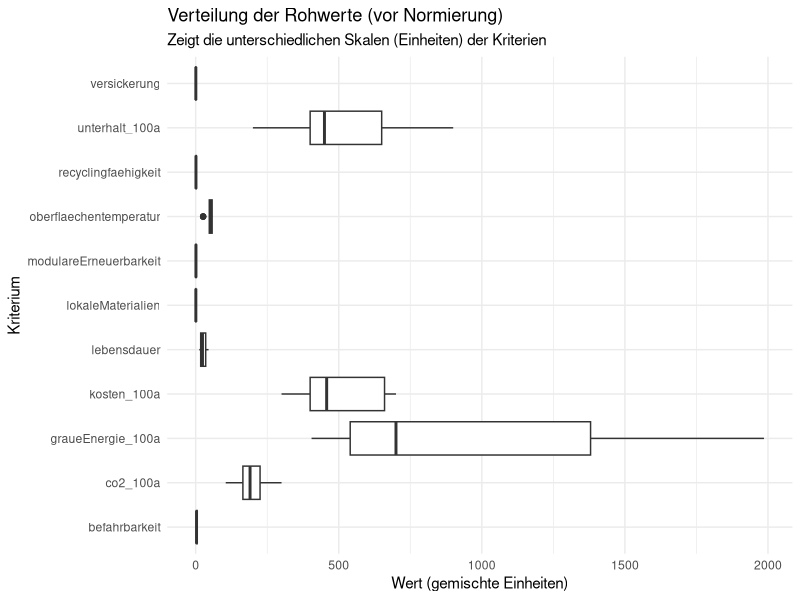
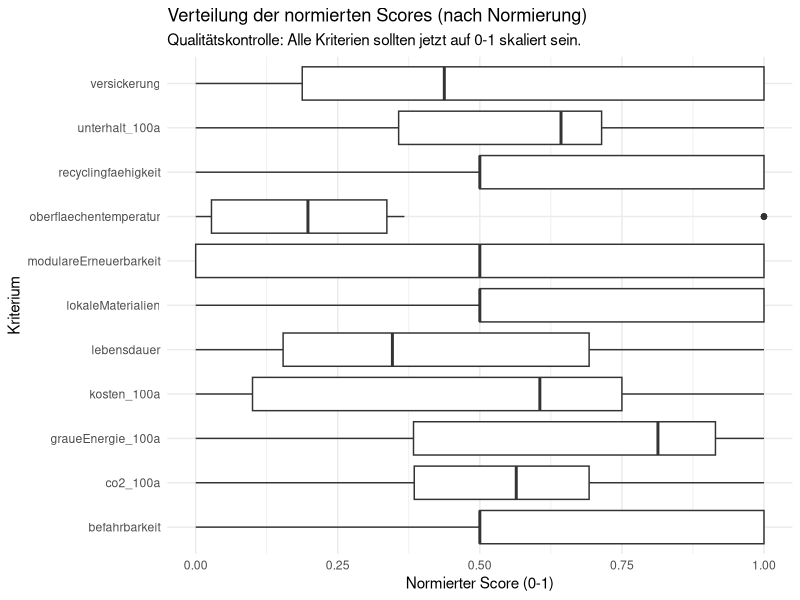
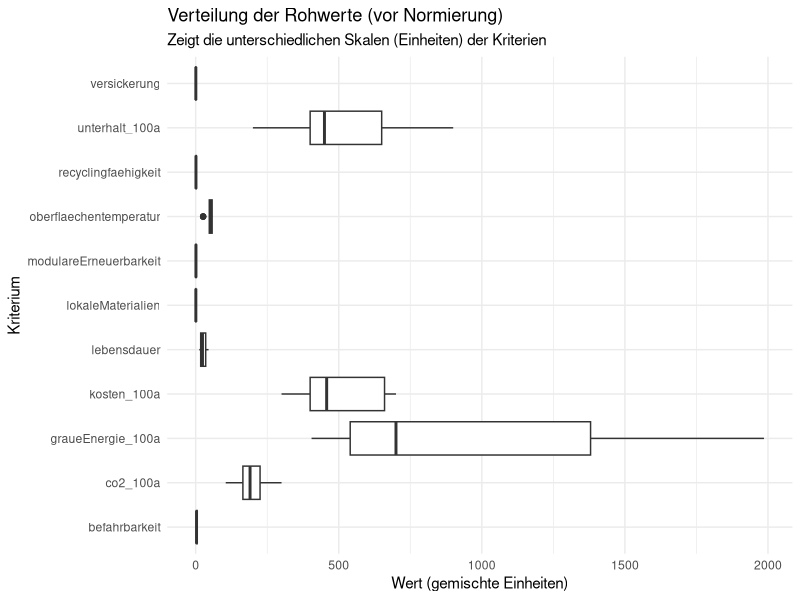
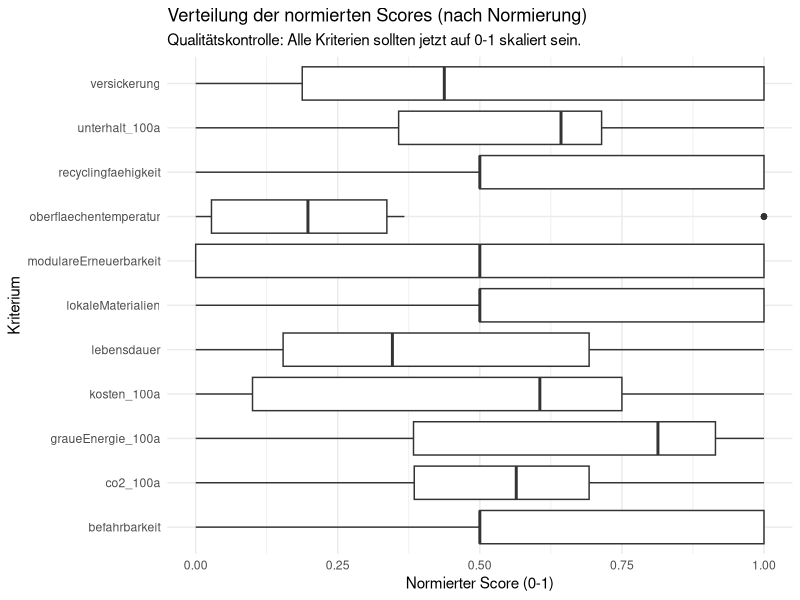

The R source for these figures, in order: (Note: this script raises an error after producing the figures.)
## ---- chunk 1

library(tidyverse)
library(readr)
library(ggplot2)
library(forcats)
library(tidytext)

## ---- chunk 2

## 1. Daten Importieren

# Liest die Rohdaten für die Beläge ein
df_belaege_raw <- read_delim(
  "01_data_input/Belaege_tidy.csv",
  delim = ";"
)

# Liest die Gewichtungen für alle vier Szenarien ein
weights_s0_raw <- read_delim(
  "01_data_input/Belaege_Gewichtung_Szenario0.csv",
  delim = ";"
)
weights_s1_raw <- read_delim(
  "01_data_input/Belaege_Gewichtung_Szenario1.csv",
  delim = ";"
)
weights_s2_raw <- read_delim(
  "01_data_input/Belaege_Gewichtung_Szenario2.csv",
  delim = ";"
)
weights_s3_raw <- read_delim(
  "01_data_input/Belaege_Gewichtung_Szenario3.csv",
  delim = ";"
)
## ---- chunk 3

# A. Bereinigung der Rohdaten (Belaege_normiert.csv)
df_belaege <- df_belaege_raw %>%
  select(belagskategorie, option, everything()) 

# B. Bereinigung der Gewichtungen (ALLE SZENARIEN)
# Wir fügen den Roh-Dateien die Szenario-Namen hinzu
df_weights_s0 <- weights_s0_raw %>%
  mutate(szenario = "Szenario 0: Baseline (IST)")
df_weights_s1 <- weights_s1_raw %>%
  mutate(szenario = "Szenario 1: Forschungsfokus")
df_weights_s2 <- weights_s2_raw %>%
  mutate(szenario = "Szenario 2: Radikale Vermeidung")
df_weights_s3 <- weights_s3_raw %>%
  mutate(szenario = "Szenario 3: Radikaler Lebenszyklus")

# Jetzt binden wir sie zu einer finalen Gewichtungs-Tabelle zusammen
df_weights <- bind_rows(df_weights_s0, df_weights_s1, df_weights_s2, df_weights_s3) %>%

# Berechne das Gesamtgewicht (gewicht) aus den Rohspalten,
mutate(
  gewicht = group_weight * within_group_weight
) %>%
 
# umbenennen für den Join
rename(
  bewertungskategorie = criterion_id
) %>%
  
# Auswählen der Spalten, die der Rest des Skripts braucht
select(szenario, bewertungskategorie, gewicht, group_id)

print(df_weights, n = 48)

## ---- chunk 4
# 3.1 Wide-to-Long: Transformation der Rohdaten
# Ziel: Die Kriterien-Spalten (z.B. lebensdauer, kosten) in Zeilen umwandeln,
# damit sie mit der Gewichtungstabelle verknüpft werden kann.

df_belaege_long <- df_belaege %>%
  pivot_longer(
    # Nimm alle Spalten von 'lebensdauer' bis 'modulareErneuerbarkeit'
    # und die vier '_100a'-Spalten.
    cols = c(lebensdauer:modulareErneuerbarkeit, 
             kosten_100a, unterhalt_100a, co2_100a, graueEnergie_100a), 
    # ---------------------------
    names_to = "bewertungskategorie", 
    values_to = "wert"
  )

# 3.2 JOIN: Verknüpfung der Long-Tabelle mit der Gewichtungstabelle
# Ziel: Jede Kriteriums-Zeile (z.B. "lebensdauer") mit ihrem 
# entsprechenden Gewicht (z.B. 0.1) anreichern.

df_belaege_joined <- df_belaege_long %>%
  # Verknüpft die 'df_belaege_long' (linke Tabelle) mit 'df_weights' (rechte Tabelle).
  # Die Verknüpfung ("der Schlüssel") ist die Spalte "bewertungskategorie",
  # die jetzt in beiden Tabellen identisch heisst.
  left_join(df_weights, by = "bewertungskategorie",# Diese Zeile sagt R, dass wir den Many-to-Many-Join erwarten
            relationship = "many-to-many" 
  )


## ---- chunk 5

# Boxplot der Rohwerte
plot_rohwerte <- ggplot(df_belaege_joined, aes(x = bewertungskategorie, y = wert)) +
  geom_boxplot() +
  # coord_flip() dreht die Achsen, damit die Namen lesbar sind
  coord_flip() +
  labs(
    title = "Verteilung der Rohwerte (vor Normierung)",
    subtitle = "Zeigt die unterschiedlichen Skalen (Einheiten) der Kriterien",
    x = "Kriterium",
    y = "Wert (gemischte Einheiten)"
  ) +
  theme_minimal()

print(plot_rohwerte)
ggsave("02_export/plots/check_01_rohwerte_verteilung.png", plot = plot_rohwerte, width = 10, height = 7)

## ---- chunk 6

# 5.1 Definieren, welche Kriterien 'schlechter' sind, wenn sie 'höher' sind

kriterien_lower_is_better <- c(
  "kosten_100a", 
  "unterhalt_100a", 
  "co2_100a", 
  "graueEnergie_100a",
  "oberflaechentemperatur" 
)

# 5.2 Min-Max-Skalierung (Normierung)
# Aufgeteilt in zwei Schritte für die Überprüfung

# Schritt 5.2a: Min/Max-Werte berechnen und in einer Zwischentabelle speichern
df_belaege_with_minmax <- df_belaege_joined %>%
  filter(!is.na(wert)) %>% # NAs im Wert ignorieren
  filter(!is.na(gewicht)) %>% # NAs im Gewicht ignorieren (wichtig!)
  group_by(bewertungskategorie) %>%
  # 1. Min und Max für jedes Kriterium finden
  mutate(
    min_wert = min(wert, na.rm = TRUE),
    max_wert = max(wert, na.rm = TRUE)
  ) %>%
  ungroup()

# Überprüfung der Min/Max-Werte: Erstellt eine kleine, saubere Tabelle, die nur die Min/Max-Werte zeigt
df_min_max_summary <- df_belaege_with_minmax %>%
  select(bewertungskategorie, min_wert, max_wert) %>%
  distinct() # Zeigt jede Kategorie nur einmal an

print("--- Min/Max-Werte pro Kriterium (für Normierung) ---")
print(df_min_max_summary)
# --------------------------------------------------------


# Schritt 5.2b: Skalierung auf 0-1 berechnen
# Wir nehmen die Tabelle aus 5.2a und rechnen weiter
df_belaege_normalized <- df_belaege_with_minmax %>%
  # 2. Skalieren auf 0-1
  mutate(
    # Sonderfall: Wenn Min und Max gleich sind (nur ein Wert), setze Score auf 1
    score_normiert = case_when(
      (max_wert - min_wert) == 0 ~ 1,
      
      # Normale Skalierung (higher is better), ! bedeutet NICHT in kriterien_lower_is_better Liste enthalten
      !(bewertungskategorie %in% kriterien_lower_is_better) ~ (wert - min_wert) / (max_wert - min_wert),
      
      # Invertierte Skalierung (lower is better)
      bewertungskategorie %in% kriterien_lower_is_better ~ 1 - ((wert - min_wert) / (max_wert - min_wert))
    )
  )

## ---- chunk 7
# Boxplot der normierten Scores
plot_normiert <- ggplot(df_belaege_normalized, aes(x = bewertungskategorie, y = score_normiert)) +
  geom_boxplot() +
  coord_flip() +
  # Setzt die Y-Achse fix auf 0 bis 1
  scale_y_continuous(limits = c(0, 1)) +
  labs(
    title = "Verteilung der normierten Scores (nach Normierung)",
    subtitle = "Qualitätskontrolle: Alle Kriterien sollten jetzt auf 0-1 skaliert sein.",
    x = "Kriterium",
    y = "Normierter Score (0-1)"
  ) +
  theme_minimal()

print(plot_normiert)
ggsave("02_export/plots/check_02_normierte_scores.png", plot = plot_normiert, width = 10, height = 7)
## ---- chunk 8

# 7.1 Berechnung des gewichteten Scores
# (Keine Änderung hier, 'gewicht' ist jetzt pro Szenario unterschiedlich)
df_mca_calculated <- df_belaege_normalized %>%
  mutate(
    MCA_score_kriterium = score_normiert * gewicht
  )

# 7.2 Aggregation 
# Wir gruppieren jetzt AUCH nach 'szenario'
df_mca_total <- df_mca_calculated %>%
  group_by(szenario, belagskategorie, option) %>% # <-- 'szenario' hinzugefügt
  summarise(
    MCA_gesamtscore = sum(MCA_score_kriterium, na.rm = TRUE)
  ) %>%
  ungroup() %>%
  # Wir sortieren erst nach Szenario, dann nach Score
  arrange(szenario, desc(MCA_gesamtscore)) 

# Anzeigen der Ergebnisse (jetzt 40 Zeilen, 10 pro Szenario)
print("--- MCA Gesamtergebnis (sortiert) ---")
print(df_mca_total, n = 40) # n=40, um alle Ergebnisse zu sehen

# 7.3 - Auswahl der "Top 3 Sieger"
# Ziel: Für jedes der 4 Szenarien die Top 3 Beläge aus dem
# Gesamtranking auswählen (unabhängig von der Kategorie).

N_BELAEGE_AUSWAEHLEN <- 3

df_sieger_belaege <- df_mca_total %>%
  group_by(szenario) %>%
  # Wählt die N besten Beläge innerhalb jedes Szenarios aus
  slice_max(MCA_gesamtscore, n = N_BELAEGE_AUSWAEHLEN) %>%
  ungroup() %>%
  # Ordnen für bessere Lesbarkeit
  arrange(szenario, desc(MCA_gesamtscore))

# Anzeigen der 12 Sieger-Optionen (4 Szenarien * 3 Beläge)
print(paste("--- Top", N_BELAEGE_AUSWAEHLEN, "Beläge pro Szenario (für Zeitstrahl-Analyse) ---"))
print(df_sieger_belaege, n = 12)

# Diese Auswahl auch exportieren
write_csv2(
  df_sieger_belaege,
  file = "02_export/tables/mca_top3_belaege_pro_szenario.csv"
)

## ---- chunk 9
#| label: fig-mca-plots-belaege-s0
#| fig.width: 13 # Breite wie bei Bäumen
#| fig.height: 8  # Höhe angepasst (weniger Optionen als Bäume)
#| out.width: "95%"
#| dpi: 300

# --- Datenaufbereitung für Stacked Plot (einmalig) ---
df_mca_groups_belaege_plot <- df_mca_calculated %>%
  # Ggf. hier auf Kleinbuchstaben umbenennen, falls nötig (siehe Block 7)
  # rename(belagskategorie = Belagskategorie, option = Option) %>%
  group_by(szenario, belagskategorie, option, group_id) %>%
  summarise(gruppen_score = sum(MCA_score_kriterium, na.rm = TRUE), .groups = 'drop') %>%
  left_join(df_mca_total, by = c("szenario", "belagskategorie", "option"))
# ----------------------------------------------------

# --- Plot 1: Ranking ---
data_s0 <- df_mca_total %>% filter(szenario == "Szenario 0: Baseline (IST)")

plot_s0_rank <- ggplot(data_s0,
       aes(x = MCA_gesamtscore,
           y = fct_reorder(option, MCA_gesamtscore), # lc
           fill = belagskategorie)) + # lc
  geom_col() +
  labs(
    title = "MCA Ergebnis Beläge: Szenario 0 - Baseline (IST)",
    subtitle = "Ranking (Höher = Besser)",
    x = "MCA Gesamtscore", y = "Belagsoption", fill = "Belagskategorie" # lc
  ) +
  theme_minimal() +
  theme(legend.position = "top", axis.text.y = element_text(size = 8)) # Etwas grösser als bei Bäumen?

print(plot_s0_rank)
ggsave("02_export/plots/mca_gesamtergebnis_s0_belaege.png",
       plot = plot_s0_rank, width = 13, height = 8, units = "in", dpi = 300)

# --- Plot 2: Stacked Detail ---
data_s0_groups <- df_mca_groups_belaege_plot %>% filter(szenario == "Szenario 0: Baseline (IST)")

plot_s0_stack <- ggplot(data_s0_groups,
       aes(x = gruppen_score,
           y = fct_reorder(option, MCA_gesamtscore), # lc
           fill = group_id)) +
  geom_col(position = "stack") +
  labs(
    title = "MCA Detail Beläge: Szenario 0 - Baseline (IST)",
    subtitle = "Zusammensetzung des Scores",
    x = "MCA Score (Anteil)", y = "Belagsoption", fill = "Kriteriengruppe" # lc
  ) +
  theme_minimal() +
  theme(legend.position = "top", axis.text.y = element_text(size = 8))

print(plot_s0_stack)
ggsave("02_export/plots/mca_detail_gruppen_s0_belaege.png",
       plot = plot_s0_stack, width = 13, height = 8, units = "in", dpi = 300)


## ---- chunk 10
#| label: fig-mca-plots-belaege-s1
#| fig.width: 13
#| fig.height: 8
#| out.width: "95%"
#| dpi: 300

# --- Plot 1: Ranking ---
data_s1 <- df_mca_total %>% filter(szenario == "Szenario 1: Forschungsfokus")

plot_s1_rank <- ggplot(data_s1,
       aes(x = MCA_gesamtscore,
           y = fct_reorder(option, MCA_gesamtscore), # lc
           fill = belagskategorie)) + # lc
  geom_col() +
  labs(
    title = "MCA Ergebnis Beläge: Szenario 1 - Forschungsfokus",
    subtitle = "Ranking (Höher = Besser)",
    x = "MCA Gesamtscore", y = "Belagsoption", fill = "Belagskategorie" # lc
  ) +
  theme_minimal() +
  theme(legend.position = "top", axis.text.y = element_text(size = 8))

print(plot_s1_rank)
ggsave("02_export/plots/mca_gesamtergebnis_s1_belaege.png",
       plot = plot_s1_rank, width = 13, height = 8, units = "in", dpi = 300)

# --- Plot 2: Stacked Detail ---
data_s1_groups <- df_mca_groups_belaege_plot %>% filter(szenario == "Szenario 1: Forschungsfokus")

plot_s1_stack <- ggplot(data_s1_groups,
       aes(x = gruppen_score,
           y = fct_reorder(option, MCA_gesamtscore), # lc
           fill = group_id)) +
  geom_col(position = "stack") +
  labs(
    title = "MCA Detail Beläge: Szenario 1 - Forschungsfokus",
    subtitle = "Zusammensetzung des Scores",
    x = "MCA Score (Anteil)", y = "Belagsoption", fill = "Kriteriengruppe" # lc
  ) +
  theme_minimal() +
  theme(legend.position = "top", axis.text.y = element_text(size = 8))

print(plot_s1_stack)
ggsave("02_export/plots/mca_detail_gruppen_s1_belaege.png",
       plot = plot_s1_stack, width = 13, height = 8, units = "in", dpi = 300)
## ---- chunk 11
#| label: fig-mca-plots-belaege-s2
#| fig.width: 13
#| fig.height: 8
#| out.width: "95%"
#| dpi: 300

# --- Plot 1: Ranking ---
data_s2 <- df_mca_total %>% filter(szenario == "Szenario 2: Radikale Vermeidung")

plot_s2_rank <- ggplot(data_s2,
       aes(x = MCA_gesamtscore,
           y = fct_reorder(option, MCA_gesamtscore), # lc
           fill = belagskategorie)) + # lc
  geom_col() +
  labs(
    title = "MCA Ergebnis Beläge: Szenario 2 - Radikale Vermeidung",
    subtitle = "Ranking (Höher = Besser)",
    x = "MCA Gesamtscore", y = "Belagsoption", fill = "Belagskategorie" # lc
  ) +
  theme_minimal() +
  theme(legend.position = "top", axis.text.y = element_text(size = 8))

print(plot_s2_rank)
ggsave("02_export/plots/mca_gesamtergebnis_s2_belaege.png",
       plot = plot_s2_rank, width = 13, height = 8, units = "in", dpi = 300)

# --- Plot 2: Stacked Detail ---
data_s2_groups <- df_mca_groups_belaege_plot %>% filter(szenario == "Szenario 2: Radikale Vermeidung")

plot_s2_stack <- ggplot(data_s2_groups,
       aes(x = gruppen_score,
           y = fct_reorder(option, MCA_gesamtscore), # lc
           fill = group_id)) +
  geom_col(position = "stack") +
  labs(
    title = "MCA Detail Beläge: Szenario 2 - Radikale Vermeidung",
    subtitle = "Zusammensetzung des Scores",
    x = "MCA Score (Anteil)", y = "Belagsoption", fill = "Kriteriengruppe" # lc
  ) +
  theme_minimal() +
  theme(legend.position = "top", axis.text.y = element_text(size = 8))

print(plot_s2_stack)
ggsave("02_export/plots/mca_detail_gruppen_s2_belaege.png",
       plot = plot_s2_stack, width = 13, height = 8, units = "in", dpi = 300)



## ---- chunk 12
#| label: fig-mca-plots-belaege-s3
#| fig.width: 13
#| fig.height: 8
#| out.width: "95%"
#| dpi: 300

# --- Plot 1: Ranking ---
data_s3 <- df_mca_total %>% filter(szenario == "Szenario 3: Radikaler Lebenszyklus")

plot_s3_rank <- ggplot(data_s3,
       aes(x = MCA_gesamtscore,
           y = fct_reorder(option, MCA_gesamtscore), # lc
           fill = belagskategorie)) + # lc
  geom_col() +
  labs(
    title = "MCA Ergebnis Beläge: Szenario 3 - Radikaler Lebenszyklus",
    subtitle = "Ranking (Höher = Besser)",
    x = "MCA Gesamtscore", y = "Belagsoption", fill = "Belagskategorie" # lc
  ) +
  theme_minimal() +
  theme(legend.position = "top", axis.text.y = element_text(size = 8))

print(plot_s3_rank)
ggsave("02_export/plots/mca_gesamtergebnis_s3_belaege.png",
       plot = plot_s3_rank, width = 13, height = 8, units = "in", dpi = 300)

# --- Plot 2: Stacked Detail ---
data_s3_groups <- df_mca_groups_belaege_plot %>% filter(szenario == "Szenario 3: Radikaler Lebenszyklus")

plot_s3_stack <- ggplot(data_s3_groups,
       aes(x = gruppen_score,
           y = fct_reorder(option, MCA_gesamtscore), # lc
           fill = group_id)) +
  geom_col(position = "stack") +
  labs(
    title = "MCA Detail Beläge: Szenario 3 - Radikaler Lebenszyklus",
    subtitle = "Zusammensetzung des Scores",
    x = "MCA Score (Anteil)", y = "Belagsoption", fill = "Kriteriengruppe" # lc
  ) +
  theme_minimal() +
  theme(legend.position = "top", axis.text.y = element_text(size = 8))

print(plot_s3_stack)
ggsave("02_export/plots/mca_detail_gruppen_s3_belaege.png",
       plot = plot_s3_stack, width = 13, height = 8, units = "in", dpi = 300)
## ---- chunk 13

# 1. Speichern der finalen MCA-Rangliste (alle 30 Zeilen)
write_csv2(
  df_mca_total,
  file = "02_export/tables/mca_rangliste_alle_szenarien.csv"
)

# 2. Speichern der kompletten Berechnungs-Details (alle 360+ Zeilen)
write_csv2(
  df_mca_calculated,
  file = "02_export/tables/mca_details_berechnung_alle_szenarien.csv"
)
